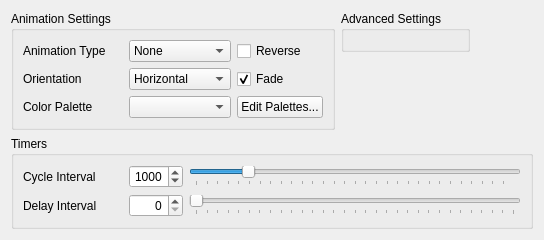
     <widget class="QWidget" name="animationTab">
      <property name="sizePolicy">
       <sizepolicy hsizetype="Minimum" vsizetype="Minimum">
        <horstretch>0</horstretch>
        <verstretch>0</verstretch>
       </sizepolicy>
      </property>
      <attribute name="title">
       <string>Animation</string>
      </attribute>
      <layout class="QGridLayout" name="gridLayout_3">
       <item row="1" column="0" colspan="6">
        <widget class="QGroupBox" name="animationTimersGroupBox">
         <property name="title">
          <string>Timers</string>
         </property>
         <layout class="QGridLayout" name="gridLayout_15">
          <item row="0" column="2">
           <widget class="QSlider" name="animationTimerSlider">
            <property name="toolTip">
             <string>The amount of time each cycle takes to complete</string>
            </property>
            <property name="minimum">
             <number>10</number>
            </property>
            <property name="maximum">
             <number>6000</number>
            </property>
            <property name="singleStep">
             <number>10</number>
            </property>
            <property name="value">
             <number>1000</number>
            </property>
            <property name="orientation">
             <enum>Qt::Horizontal</enum>
            </property>
            <property name="invertedAppearance">
             <bool>false</bool>
            </property>
            <property name="invertedControls">
             <bool>false</bool>
            </property>
            <property name="tickPosition">
             <enum>QSlider::TicksBelow</enum>
            </property>
            <property name="tickInterval">
             <number>200</number>
            </property>
           </widget>
          </item>
          <item row="0" column="0">
           <widget class="QLabel" name="animationTimerLabel">
            <property name="minimumSize">
             <size>
              <width>100</width>
              <height>0</height>
             </size>
            </property>
            <property name="text">
             <string>Cycle Interval</string>
            </property>
           </widget>
          </item>
          <item row="1" column="0">
           <widget class="QLabel" name="pauseLabel">
            <property name="text">
             <string>Delay Interval</string>
            </property>
           </widget>
          </item>
          <item row="1" column="2">
           <widget class="QSlider" name="delaySlider">
            <property name="toolTip">
             <string>The amount of time to wait before starting the next cycle</string>
            </property>
            <property name="maximum">
             <number>6000</number>
            </property>
            <property name="singleStep">
             <number>10</number>
            </property>
            <property name="orientation">
             <enum>Qt::Horizontal</enum>
            </property>
            <property name="tickPosition">
             <enum>QSlider::TicksBelow</enum>
            </property>
            <property name="tickInterval">
             <number>200</number>
            </property>
           </widget>
          </item>
          <item row="0" column="1">
           <widget class="QSpinBox" name="animationIntervalSpinBox">
            <property name="alignment">
             <set>Qt::AlignRight|Qt::AlignTrailing|Qt::AlignVCenter</set>
            </property>
            <property name="maximum">
             <number>6000</number>
            </property>
            <property name="singleStep">
             <number>10</number>
            </property>
            <property name="value">
             <number>1000</number>
            </property>
           </widget>
          </item>
          <item row="1" column="1">
           <widget class="QSpinBox" name="delaySpinBox">
            <property name="alignment">
             <set>Qt::AlignRight|Qt::AlignTrailing|Qt::AlignVCenter</set>
            </property>
            <property name="maximum">
             <number>6000</number>
            </property>
            <property name="singleStep">
             <number>10</number>
            </property>
           </widget>
          </item>
         </layout>
        </widget>
       </item>
       <item row="0" column="0" colspan="3" alignment="Qt::AlignTop">
        <widget class="QGroupBox" name="animationBaseSettingsGroupBox">
         <property name="title">
          <string>Animation Settings</string>
         </property>
         <layout class="QGridLayout" name="gridLayout_10">
          <item row="2" column="1">
           <widget class="QComboBox" name="animationPaletteComboBox">
            <property name="minimumSize">
             <size>
              <width>102</width>
              <height>0</height>
             </size>
            </property>
            <property name="currentText">
             <string/>
            </property>
            <property name="sizeAdjustPolicy">
             <enum>QComboBox::AdjustToContents</enum>
            </property>
           </widget>
          </item>
          <item row="0" column="1">
           <widget class="QComboBox" name="animationComboBox">
            <property name="minimumSize">
             <size>
              <width>102</width>
              <height>0</height>
             </size>
            </property>
            <item>
             <property name="text">
              <string>None</string>
             </property>
            </item>
            <item>
             <property name="text">
              <string>Blink</string>
             </property>
            </item>
            <item>
             <property name="text">
              <string>Cycle</string>
             </property>
            </item>
            <item>
             <property name="text">
              <string>Fire</string>
             </property>
            </item>
            <item>
             <property name="text">
              <string>Lightning</string>
             </property>
            </item>
            <item>
             <property name="text">
              <string>Mandelbrot</string>
             </property>
            </item>
            <item>
             <property name="text">
              <string>Plasma</string>
             </property>
            </item>
            <item>
             <property name="text">
              <string>Radial</string>
             </property>
            </item>
            <item>
             <property name="text">
              <string>Random</string>
             </property>
            </item>
            <item>
             <property name="text">
              <string>Solid</string>
             </property>
            </item>
            <item>
             <property name="text">
              <string>Sparkle</string>
             </property>
            </item>
            <item>
             <property name="text">
              <string>Wave</string>
             </property>
            </item>
           </widget>
          </item>
          <item row="0" column="0">
           <widget class="QLabel" name="animationLabel">
            <property name="minimumSize">
             <size>
              <width>100</width>
              <height>0</height>
             </size>
            </property>
            <property name="text">
             <string>Animation Type</string>
            </property>
           </widget>
          </item>
          <item row="2" column="0">
           <widget class="QLabel" name="colorLabel">
            <property name="minimumSize">
             <size>
              <width>100</width>
              <height>0</height>
             </size>
            </property>
            <property name="text">
             <string>Color Palette</string>
            </property>
           </widget>
          </item>
          <item row="2" column="2">
           <widget class="QPushButton" name="paletteControlButton">
            <property name="text">
             <string>Edit Palettes...</string>
            </property>
           </widget>
          </item>
          <item row="1" column="0">
           <widget class="QLabel" name="animationOrientationLabel">
            <property name="text">
             <string>Orientation</string>
            </property>
           </widget>
          </item>
          <item row="1" column="1">
           <widget class="QComboBox" name="orientationComboBox">
            <property name="toolTip">
             <string>The animation's orientation</string>
            </property>
            <item>
             <property name="text">
              <string>Horizontal</string>
             </property>
            </item>
            <item>
             <property name="text">
              <string>Vertical</string>
             </property>
            </item>
           </widget>
          </item>
          <item row="0" column="2">
           <widget class="QCheckBox" name="reverse_animationCheckBox">
            <property name="toolTip">
             <string>Reverses the steps in the animation</string>
            </property>
            <property name="text">
             <string>Reverse</string>
            </property>
           </widget>
          </item>
          <item row="1" column="2">
           <widget class="QCheckBox" name="fadeCheckBox">
            <property name="toolTip">
             <string/>
            </property>
            <property name="text">
             <string>Fade</string>
            </property>
            <property name="checked">
             <bool>true</bool>
            </property>
           </widget>
          </item>
         </layout>
        </widget>
       </item>
       <item row="0" column="3" alignment="Qt::AlignLeft|Qt::AlignTop">
        <widget class="QGroupBox" name="animationAdvancedSettingsGroupBox">
         <property name="title">
          <string>Advanced Settings</string>
         </property>
         <layout class="QGridLayout" name="animationAdvancedSettingsLayout"/>
        </widget>
       </item>
      </layout>
     </widget>
